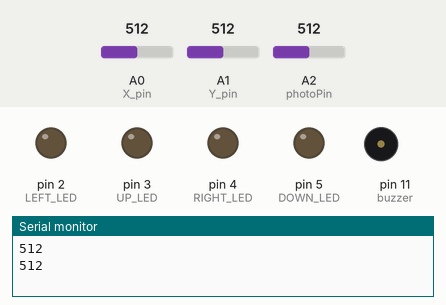
Recording of a sketch running on a simulated Arduino Uno, built with avr-gcc and run on an emulated ATmega328P. On the bench: output pins drawn as LEDs (lit = HIGH), buzzer (waves = sounding), the last lines printed to the serial monitor. The test bench sets the inputs (shaded band); at power-on: A0 (X_pin) = 512, A1 (Y_pin) = 512, A2 (photoPin) = 512.

Above: at 1.2 s.
1.3 s: A0 (X_pin) set to 595
4.3 s: A0 (X_pin) set to 627
At 5.5 s:
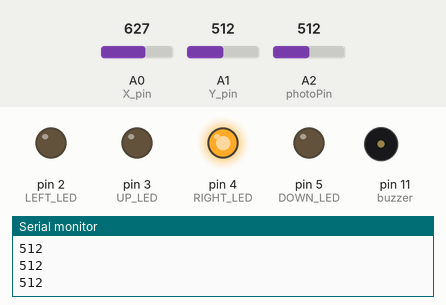
6.0 s: A1 (Y_pin) set to 606
9.0 s: A1 (Y_pin) set to 627
At 10.3 s:
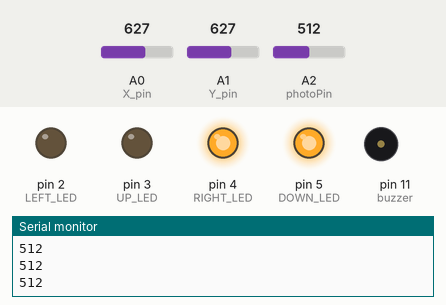
12.0 s: A0 (X_pin) set to 511
At 14.4 s:
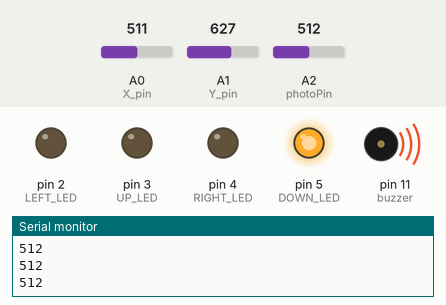
14.7 s: A1 (Y_pin) set to 306
At 15.8 s:
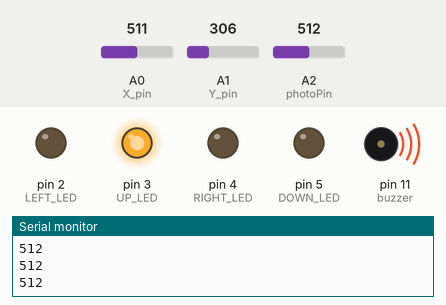
Timing chart, 0 to 20.4 s (numbered marks = the images above; inputs shaded):
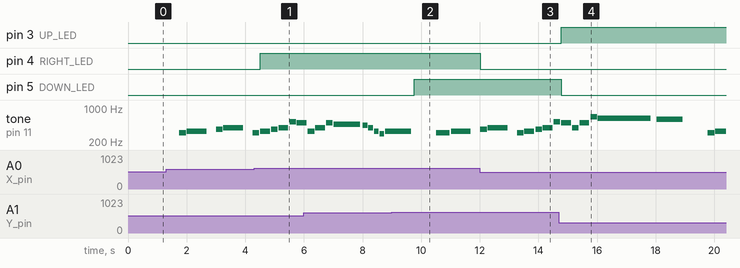

The sketch:

ppagu2lab4.ino
```cpp
/*
   1- Author: Francis Pagulayan - 665900279
   2- Lab: Lab 4 - Multiple Inputs and Outputs
   3- Description: In your own words, what is this code supposed to do?
    This code takes an analog joystick and photoresistor as input and has a piezo speaker, and 4 LEDs arranged along the axis of the joystick as output.
    The code can be split into two systems. The first involves the LEDs and joystick. Each LED corresponds to each direction of the joystick and lights up according to the movement of the joystick.
    The second system plays the Pink Panther theme and speeds up if the photo resistor detects an elevated light level and slows down if the light level is lower than the recorded ambient level.
   4-Lab Questions:
What does the map() function do?
  The map function allows you to convert a value from one range to another.
How did you change the speed of the melody in your code?
  I changed the speed by taking the light level for each note and if it is above a certain threshehold of the ambient light, the note duration is increased and vice versa if the light is below a certain level.
What was the hardest part of the lab to implement?
  The hardest part of the lab was figuring out how to change the speed of the melody.
   5- References: https://docs.google.com/document/d/18xOdmDwbZgGrmGrn0Z0zrDADfP3N7C5fX_sHvYOq3fE/edit#
   https://lastminuteengineers.com/joystick-interfacing-arduino-processing/
   https://www.arduino.cc/reference/en/language/functions/math/map/
   https://www.circuitbasics.com/how-to-use-photoresistors-to-detect-light-on-an-arduino/
   https://github.com/robsoncouto/arduino-songs
   6- Demo: Demonstration uploaded to VoiceThread
*/


// Arduino pin numbers
const int SW_pin = 8; // digital pin connected to switch output
const int X_pin = 0; // analog pin connected to X output
const int Y_pin = 1; // analog pin connected to Y output
int photoPin = A2;
int x_base;
int y_base;
int ambientLight;

#define LEFT_LED 2
#define UP_LED 3
#define RIGHT_LED 4
#define DOWN_LED 5

// MELODY
#define NOTE_B0  31
#define NOTE_C1  33
#define NOTE_CS1 35
#define NOTE_D1  37
#define NOTE_DS1 39
#define NOTE_E1  41
#define NOTE_F1  44
#define NOTE_FS1 46
#define NOTE_G1  49
#define NOTE_GS1 52
#define NOTE_A1  55
#define NOTE_AS1 58
#define NOTE_B1  62
#define NOTE_C2  65
#define NOTE_CS2 69
#define NOTE_D2  73
#define NOTE_DS2 78
#define NOTE_E2  82
#define NOTE_F2  87
#define NOTE_FS2 93
#define NOTE_G2  98
#define NOTE_GS2 104
#define NOTE_A2  110
#define NOTE_AS2 117
#define NOTE_B2  123
#define NOTE_C3  131
#define NOTE_CS3 139
#define NOTE_D3  147
#define NOTE_DS3 156
#define NOTE_E3  165
#define NOTE_F3  175
#define NOTE_FS3 185
#define NOTE_G3  196
#define NOTE_GS3 208
#define NOTE_A3  220
#define NOTE_AS3 233
#define NOTE_B3  247
#define NOTE_C4  262
#define NOTE_CS4 277
#define NOTE_D4  294
#define NOTE_DS4 311
#define NOTE_E4  330
#define NOTE_F4  349
#define NOTE_FS4 370
#define NOTE_G4  392
#define NOTE_GS4 415
#define NOTE_A4  440
#define NOTE_AS4 466
#define NOTE_B4  494
#define NOTE_C5  523
#define NOTE_CS5 554
#define NOTE_D5  587
#define NOTE_DS5 622
#define NOTE_E5  659
#define NOTE_F5  698
#define NOTE_FS5 740
#define NOTE_G5  784
#define NOTE_GS5 831
#define NOTE_A5  880
#define NOTE_AS5 932
#define NOTE_B5  988
#define NOTE_C6  1047
#define NOTE_CS6 1109
#define NOTE_D6  1175
#define NOTE_DS6 1245
#define NOTE_E6  1319
#define NOTE_F6  1397
#define NOTE_FS6 1480
#define NOTE_G6  1568
#define NOTE_GS6 1661
#define NOTE_A6  1760
#define NOTE_AS6 1865
#define NOTE_B6  1976
#define NOTE_C7  2093
#define NOTE_CS7 2217
#define NOTE_D7  2349
#define NOTE_DS7 2489
#define NOTE_E7  2637
#define NOTE_F7  2794
#define NOTE_FS7 2960
#define NOTE_G7  3136
#define NOTE_GS7 3322
#define NOTE_A7  3520
#define NOTE_AS7 3729
#define NOTE_B7  3951
#define NOTE_C8  4186
#define NOTE_CS8 4435
#define NOTE_D8  4699
#define NOTE_DS8 4978
#define REST      0

// change this to make the song slower or faster
int tempo = 120;

// change this to whichever pin you want to use
int buzzer = 11;

// notes of the moledy followed by the duration.
// a 4 means a quarter note, 8 an eighteenth , 16 sixteenth, so on
// !!negative numbers are used to represent dotted notes,
// so -4 means a dotted quarter note, that is, a quarter plus an eighteenth!!
int melody[] = {

  // Pink Panther theme
  // Score available at https://musescore.com/benedictsong/the-pink-panther
  // Theme by Masato Nakamura, arranged by Teddy Mason

  REST,2, REST,4, REST,8, NOTE_DS4,8,
  NOTE_E4,-4, REST,8, NOTE_FS4,8, NOTE_G4,-4, REST,8, NOTE_DS4,8,
  NOTE_E4,-8, NOTE_FS4,8,  NOTE_G4,-8, NOTE_C5,8, NOTE_B4,-8, NOTE_E4,8, NOTE_G4,-8, NOTE_B4,8,
  NOTE_AS4,2, NOTE_A4,-16, NOTE_G4,-16, NOTE_E4,-16, NOTE_D4,-16,
  NOTE_E4,2, REST,4, REST,8, NOTE_DS4,4,

  NOTE_E4,-4, REST,8, NOTE_FS4,8, NOTE_G4,-4, REST,8, NOTE_DS4,8,
  NOTE_E4,-8, NOTE_FS4,8,  NOTE_G4,-8, NOTE_C5,8, NOTE_B4,-8, NOTE_G4,8, NOTE_B4,-8, NOTE_E5,8,
  NOTE_DS5,1,
  NOTE_D5,2, REST,4, REST,8, NOTE_DS4,8,
  NOTE_E4,-4, REST,8, NOTE_FS4,8, NOTE_G4,-4, REST,8, NOTE_DS4,8,
  NOTE_E4,-8, NOTE_FS4,8,  NOTE_G4,-8, NOTE_C5,8, NOTE_B4,-8, NOTE_E4,8, NOTE_G4,-8, NOTE_B4,8,

  NOTE_AS4,2, NOTE_A4,-16, NOTE_G4,-16, NOTE_E4,-16, NOTE_D4,-16,
  NOTE_E4,-4, REST,4,
  REST,4, NOTE_E5,-8, NOTE_D5,8, NOTE_B4,-8, NOTE_A4,8, NOTE_G4,-8, NOTE_E4,-8,
  NOTE_AS4,16, NOTE_A4,-8, NOTE_AS4,16, NOTE_A4,-8, NOTE_AS4,16, NOTE_A4,-8, NOTE_AS4,16, NOTE_A4,-8,
  NOTE_G4,-16, NOTE_E4,-16, NOTE_D4,-16, NOTE_E4,16, NOTE_E4,16, NOTE_E4,2,

};

// sizeof gives the number of bytes, each int value is composed of two bytes (16 bits)
// there are two values per note (pitch and duration), so for each note there are four bytes
int notes = sizeof(melody) / sizeof(melody[0]) / 2;

// this calculates the duration of a whole note in ms
int wholenote = (60000 * 4) / tempo;

int divider = 0, noteDuration = 0;


void setup() {
  pinMode(SW_pin, INPUT);
  digitalWrite(SW_pin, HIGH);
  Serial.begin(9600);
  pinMode(LEFT_LED, OUTPUT);
  digitalWrite(LEFT_LED, LOW);
  pinMode((UP_LED), OUTPUT);
  digitalWrite(UP_LED, LOW);
  pinMode(RIGHT_LED, OUTPUT);
  digitalWrite(RIGHT_LED, LOW);
  pinMode(DOWN_LED, OUTPUT);
  digitalWrite(DOWN_LED, LOW);
  x_base = analogRead(X_pin);
  y_base = analogRead(Y_pin);
}

void loop() {
  // Recalibrates ambient light level in the room
  ambientLight = analogRead(photoPin);
  // Loops through each note of the melody
  for (int thisNote = 0; thisNote < notes * 2; thisNote = thisNote + 2) {
    //Joystick Left
    if (analogRead(X_pin) < x_base-100) {
      digitalWrite(LEFT_LED, HIGH);
      digitalWrite(RIGHT_LED, LOW);
    } else if (analogRead(X_pin) > x_base+100) { //Joystick Right
      digitalWrite(LEFT_LED, LOW);
      digitalWrite(RIGHT_LED, HIGH);
    } else { // Reset joystick
      digitalWrite(LEFT_LED, LOW);
      digitalWrite(RIGHT_LED, LOW);
    }
    // Joystick Up
    if (analogRead(Y_pin) < y_base-100) {
      digitalWrite(UP_LED, HIGH);
      digitalWrite(DOWN_LED, LOW);
    } else if (analogRead(Y_pin) > y_base+100) { //Joystick Down
    digitalWrite(UP_LED, LOW);
    digitalWrite(DOWN_LED, HIGH);
    } else { //Reset Joystick
    digitalWrite(UP_LED, LOW);
    digitalWrite(DOWN_LED, LOW);
    }

    // calculates the duration of each note
    divider = melody[thisNote + 1];
    if (divider > 0) {
      // regular note, just proceed
      noteDuration = (wholenote) / divider;
    } else if (divider < 0) {
      // dotted notes are represented with negative durations!!
      noteDuration = (wholenote) / abs(divider);
      noteDuration *= 1.5; // increases the duration in half for dotted notes
    }
    int light = analogRead(photoPin);
    if (light > ambientLight + 10) {
      noteDuration = noteDuration / 2;
    } else if (light < ambientLight - 10) {
      noteDuration = noteDuration * 2;
    }

    Serial.println(light);
    // we only play the note for 90% of the duration, leaving 10% as a pause
    tone(buzzer, melody[thisNote], noteDuration * 0.9);

    // Wait for the specief duration before playing the next note.
    delay(noteDuration);

    // stop the waveform generation before the next note.
    noTone(buzzer);
  }
}
```

Measured:
- the behaviour switches between 612 and 613 on A0 (X_pin) (found by bisection; images 0 and 1)
- the behaviour switches between 612 and 613 on A1 (Y_pin) (found by bisection; images 1 and 2)
- after the input at 4.3 s, pin 4 (RIGHT_LED): LOW → HIGH after 0.21 s
- after the input at 9.0 s, pin 5 (DOWN_LED): LOW → HIGH after 0.77 s
- after the input at 12.0 s, pin 4 (RIGHT_LED): HIGH → LOW at once
- after the input at 14.7 s, pin 3 (UP_LED): LOW → HIGH after 0.08 s; pin 5 (DOWN_LED): HIGH → LOW after 0.08 s
- by itself, tone on pin 11 (buzzer): plays 494 Hz for 0.34 s, 392 Hz for 0.23 s, 494 Hz for 0.34 s, 659 Hz for 0.23 s, 622 Hz for 1.8 s, 587 Hz for 0.90 s … (8 notes in this stretch)
